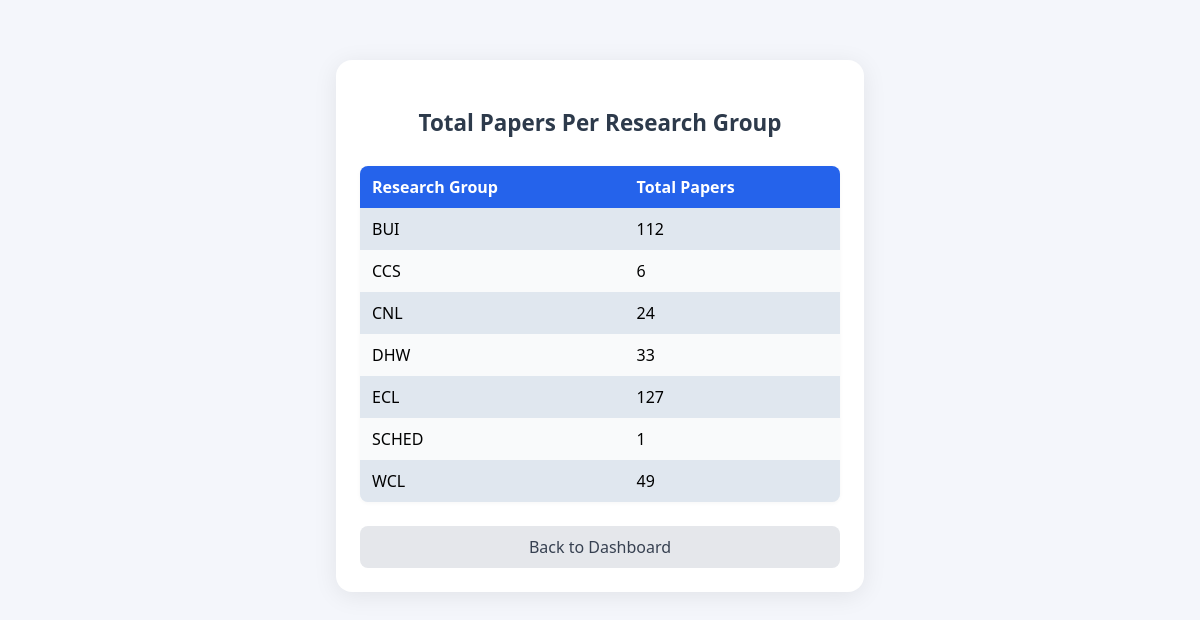
The app's page /report/total-papers-per-group/ with its own data.
### research/models.py (models this page shows, shortened)
class ResearchGroup(models.Model):
    name = models.CharField(max_length=255, unique=True)

### research/views.py (the view)
# urls.py: path('report/total-papers-per-group/', views.report_total_papers_per_group, name='report_total_papers_per_group'),
def report_total_papers_per_group(request):
    data = get_total_papers_per_group()
    return render(request, 'research/report_total_papers_per_group.html', {'data': data})

### research/views.py (called while the page is built)
def get_total_papers_per_group():
    result = {}
    for group in ResearchGroup.objects.all():
        authors = Author.objects.filter(research_group=group)
        pub_ids = set()
        for author in authors:
            pub_ids.update(author.authorpublication_set.values_list('publication_id', flat=True))
        result[group.name] = len(pub_ids)
    return result

### research/templates/research/report_total_papers_per_group.html (shortened to what this page needs)
<!DOCTYPE html>
<html lang="en">
<head>
</head>
<body>
  <div class="container">
    <h1>Total Papers Per Research Group</h1>
    <table>
      <tr><th>Research Group</th><th>Total Papers</th></tr>
      {% for group, count in data.items %}
        <tr><td>{{ group }}</td><td>{{ count }}</td></tr>
      {% endfor %}
    </table>
    <a class="back-link" href="{% url 'index' %}">Back to Dashboard</a>
  </div>
</body>
</html>

### research/templates/research/report_total_papers_per_group.html (style rules this page uses)
body { background: #f4f6fb; font-family: 'Segoe UI', 'Roboto', Arial, sans-serif; margin: 0; padding: 0; min-height: 100vh; }
.container { max-width: 480px; margin: 60px auto; background: #fff; border-radius: 16px; box-shadow: 0 4px 24px rgba(0,0,0,0.08); padding: 32px 24px 24px 24px; }
h1 { text-align: center; color: #2d3a4b; margin-bottom: 28px; font-size: 1.4rem; }
table { width: 100%; border-collapse: collapse; margin-top: 10px; background: #f9fafb; border-radius: 8px; overflow: hidden; box-shadow: 0 1px 4px rgba(0,0,0,0.04); }
th, td { padding: 10px 12px; text-align: left; }
th { background: #2563eb; color: #fff; font-weight: 600; }
tr:nth-child(even) td { background: #e0e7ef; }
tr:nth-child(odd) td { background: #f9fafb; }
.back-link { display: block; margin: 24px auto 0 auto; text-align: center; background: #e5e7eb; color: #374151; text-decoration: none; padding: 10px 0; border-radius: 8px; width: 100%; font-size: 1rem; transition: background 0.18s; }

### records on screen
ResearchGroup: data "BUI"
ResearchGroup: data "CCS"
ResearchGroup: data "CNL"
ResearchGroup: data "DHW"
ResearchGroup: data "ECL"
ResearchGroup: data "SCHED"
ResearchGroup: data "WCL"

### other values on screen
{{ count }} "112" "6" "24" "33" "127" "1" "49"
